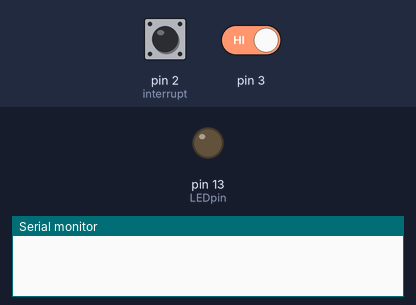
The sketch below on a simulated Arduino Uno, built with avr-gcc and run on an emulated ATmega328P. Shown: output pins drawn as LEDs (lit = HIGH), the last lines printed to the serial monitor. The inputs (shaded band) are chosen by the test bench; at power-on: pin 2 (interrupt) HIGH, pin 3 HIGH.

Above: at 1.2 s.
1.3 s: pin 2 (interrupt) pulled LOW for 0.15 s
At 2.6 s:
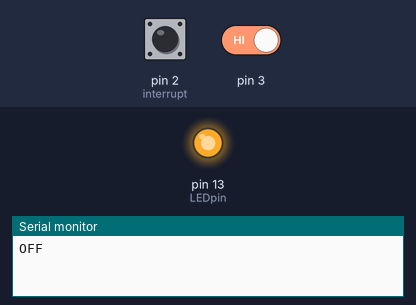
2.9 s: pin 3 driven LOW
At 4.1 s:
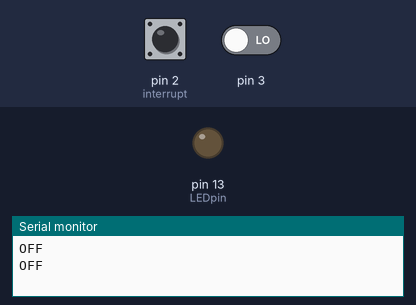
4.4 s: pin 2 (interrupt) pulled LOW for 1 s
At 6.2 s:
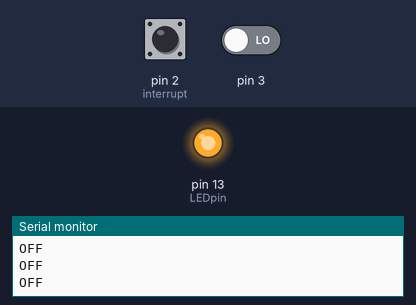
Timing chart, 0 to 7.7 s (numbered marks = the images above; inputs shaded):
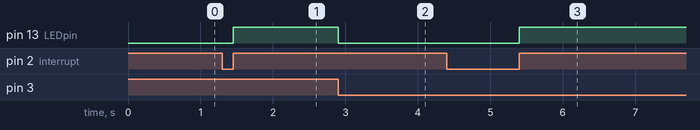

Measured:
- after the input at 1.3 s, pin 13 (LEDpin): LOW → HIGH after 0.15 s
- after the input at 2.9 s, pin 13 (LEDpin): HIGH → LOW at once
- after the input at 4.4 s, pin 13 (LEDpin): LOW → HIGH after 1.0 s

The sketch:

Photointerrrupter.ino
```cpp
int LEDpin = 13;
int interrupt = 2;
void setup()
{
	pinMode(interrupt, INPUT_PULLUP);
	pinMode(LEDpin, OUTPUT);
	Serial.begin(9600);
	attachInterrupt(digitalPinToInterrupt(2), LEDON, RISING);
	attachInterrupt(digitalPinToInterrupt(3), LEDOFF, FALLING);
}

void loop()
{
}

void LEDON()
{
	digitalWrite(LEDpin, HIGH);
	Serial.println("OFF");
}

void LEDOFF()
{
	digitalWrite(LEDpin, LOW);
	Serial.println("OFF");
}
```
